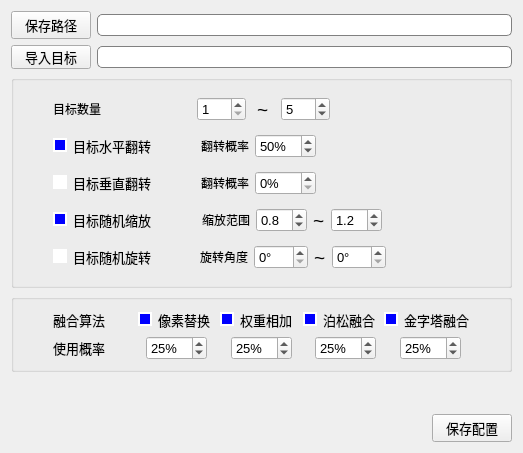
<?xml version="1.0" encoding="UTF-8"?>
<ui version="4.0">
 <class>Form</class>
 <widget class="QWidget" name="Form">
  <property name="geometry">
   <rect>
    <x>0</x>
    <y>0</y>
    <width>523</width>
    <height>453</height>
   </rect>
  </property>
  <property name="windowTitle">
   <string>Form</string>
  </property>
  <layout class="QVBoxLayout" name="verticalLayout_3" stretch="1,1,6,2,1,1">
   <item>
    <layout class="QHBoxLayout" name="horizontalLayout">
     <item>
      <widget class="QPushButton" name="pushButton_save_path">
       <property name="font">
        <font>
         <pointsize>10</pointsize>
        </font>
       </property>
       <property name="text">
        <string>保存路径</string>
       </property>
      </widget>
     </item>
     <item>
      <widget class="QLineEdit" name="lineEdit_6">
       <property name="minimumSize">
        <size>
         <width>0</width>
         <height>22</height>
        </size>
       </property>
       <property name="font">
        <font>
         <pointsize>10</pointsize>
        </font>
       </property>
       <property name="styleSheet">
        <string notr="true">border: 1px solid gray;
border-radius: 5px;</string>
       </property>
       <property name="readOnly">
        <bool>true</bool>
       </property>
      </widget>
     </item>
    </layout>
   </item>
   <item>
    <layout class="QHBoxLayout" name="horizontalLayout_2">
     <item>
      <widget class="QPushButton" name="pushButton_import_imgs">
       <property name="sizePolicy">
        <sizepolicy hsizetype="Minimum" vsizetype="Maximum">
         <horstretch>0</horstretch>
         <verstretch>0</verstretch>
        </sizepolicy>
       </property>
       <property name="minimumSize">
        <size>
         <width>40</width>
         <height>0</height>
        </size>
       </property>
       <property name="maximumSize">
        <size>
         <width>16777215</width>
         <height>24</height>
        </size>
       </property>
       <property name="sizeIncrement">
        <size>
         <width>0</width>
         <height>24</height>
        </size>
       </property>
       <property name="font">
        <font>
         <pointsize>10</pointsize>
        </font>
       </property>
       <property name="toolTip">
        <string>打开目录</string>
       </property>
       <property name="text">
        <string>导入目标</string>
       </property>
       <property name="icon">
        <iconset>
         <normaloff>images/icon_30.png</normaloff>images/icon_30.png</iconset>
       </property>
       <property name="iconSize">
        <size>
         <width>20</width>
         <height>20</height>
        </size>
       </property>
      </widget>
     </item>
     <item>
      <widget class="QLineEdit" name="lineEdit_7">
       <property name="minimumSize">
        <size>
         <width>0</width>
         <height>22</height>
        </size>
       </property>
       <property name="font">
        <font>
         <pointsize>10</pointsize>
        </font>
       </property>
       <property name="styleSheet">
        <string notr="true">border: 1px solid gray;
border-radius: 5px;</string>
       </property>
       <property name="readOnly">
        <bool>true</bool>
       </property>
      </widget>
     </item>
    </layout>
   </item>
   <item>
    <widget class="QGroupBox" name="groupBox_2">
     <property name="title">
      <string/>
     </property>
     <layout class="QVBoxLayout" name="verticalLayout_2">
      <item>
       <layout class="QHBoxLayout" name="horizontalLayout_13" stretch="0,4,1,1,1,6">
        <property name="leftMargin">
         <number>30</number>
        </property>
        <property name="rightMargin">
         <number>35</number>
        </property>
        <item>
         <widget class="QLabel" name="label_14">
          <property name="text">
           <string>目标数量</string>
          </property>
         </widget>
        </item>
        <item>
         <spacer name="horizontalSpacer_19">
          <property name="orientation">
           <enum>Qt::Horizontal</enum>
          </property>
          <property name="sizeHint" stdset="0">
           <size>
            <width>40</width>
            <height>20</height>
           </size>
          </property>
         </spacer>
        </item>
        <item>
         <widget class="QSpinBox" name="spinBox_20">
          <property name="font">
           <font>
            <pointsize>10</pointsize>
           </font>
          </property>
          <property name="suffix">
           <string/>
          </property>
          <property name="minimum">
           <number>1</number>
          </property>
          <property name="maximum">
           <number>100</number>
          </property>
         </widget>
        </item>
        <item alignment="Qt::AlignHCenter">
         <widget class="QLabel" name="label_15">
          <property name="font">
           <font>
            <pointsize>14</pointsize>
           </font>
          </property>
          <property name="text">
           <string>~</string>
          </property>
         </widget>
        </item>
        <item>
         <widget class="QSpinBox" name="spinBox_21">
          <property name="font">
           <font>
            <pointsize>10</pointsize>
           </font>
          </property>
          <property name="suffix">
           <string/>
          </property>
          <property name="minimum">
           <number>1</number>
          </property>
          <property name="maximum">
           <number>100</number>
          </property>
          <property name="value">
           <number>5</number>
          </property>
         </widget>
        </item>
        <item>
         <spacer name="horizontalSpacer_20">
          <property name="orientation">
           <enum>Qt::Horizontal</enum>
          </property>
          <property name="sizeHint" stdset="0">
           <size>
            <width>40</width>
            <height>20</height>
           </size>
          </property>
         </spacer>
        </item>
       </layout>
      </item>
      <item>
       <layout class="QHBoxLayout" name="horizontalLayout_10" stretch="0,1,0,0,4">
        <property name="leftMargin">
         <number>30</number>
        </property>
        <property name="rightMargin">
         <number>12</number>
        </property>
        <item>
         <widget class="QCheckBox" name="checkBox_pix_3">
          <property name="font">
           <font>
            <pointsize>10</pointsize>
           </font>
          </property>
          <property name="styleSheet">
           <string notr="true">QCheckBox::indicator:checked {
    background-color:       blue;
    border:                 2px solid white;  
}

QCheckBox::indicator:unchecked {
    background-color:      white;
    border:                 2px solid white;  
}</string>
          </property>
          <property name="text">
           <string>目标水平翻转</string>
          </property>
          <property name="checked">
           <bool>true</bool>
          </property>
         </widget>
        </item>
        <item>
         <spacer name="horizontalSpacer_12">
          <property name="orientation">
           <enum>Qt::Horizontal</enum>
          </property>
          <property name="sizeHint" stdset="0">
           <size>
            <width>40</width>
            <height>20</height>
           </size>
          </property>
         </spacer>
        </item>
        <item>
         <widget class="QLabel" name="label_10">
          <property name="text">
           <string>翻转概率</string>
          </property>
         </widget>
        </item>
        <item>
         <widget class="QSpinBox" name="spinBox_16">
          <property name="font">
           <font>
            <pointsize>10</pointsize>
           </font>
          </property>
          <property name="suffix">
           <string>%</string>
          </property>
          <property name="maximum">
           <number>100</number>
          </property>
          <property name="value">
           <number>50</number>
          </property>
         </widget>
        </item>
        <item>
         <spacer name="horizontalSpacer_18">
          <property name="orientation">
           <enum>Qt::Horizontal</enum>
          </property>
          <property name="sizeHint" stdset="0">
           <size>
            <width>40</width>
            <height>20</height>
           </size>
          </property>
         </spacer>
        </item>
       </layout>
      </item>
      <item>
       <layout class="QHBoxLayout" name="horizontalLayout_12" stretch="0,1,0,0,4">
        <property name="leftMargin">
         <number>30</number>
        </property>
        <property name="rightMargin">
         <number>12</number>
        </property>
        <item>
         <widget class="QCheckBox" name="checkBox_pix_5">
          <property name="font">
           <font>
            <pointsize>10</pointsize>
           </font>
          </property>
          <property name="styleSheet">
           <string notr="true">QCheckBox::indicator:checked {
    background-color:       blue;
    border:                 2px solid white;  
}

QCheckBox::indicator:unchecked {
    background-color:      white;
    border:                 2px solid white;  
}</string>
          </property>
          <property name="text">
           <string>目标垂直翻转</string>
          </property>
          <property name="checked">
           <bool>false</bool>
          </property>
         </widget>
        </item>
        <item>
         <spacer name="horizontalSpacer_16">
          <property name="orientation">
           <enum>Qt::Horizontal</enum>
          </property>
          <property name="sizeHint" stdset="0">
           <size>
            <width>40</width>
            <height>20</height>
           </size>
          </property>
         </spacer>
        </item>
        <item>
         <widget class="QLabel" name="label_11">
          <property name="text">
           <string>翻转概率</string>
          </property>
         </widget>
        </item>
        <item>
         <widget class="QSpinBox" name="spinBox_17">
          <property name="font">
           <font>
            <pointsize>10</pointsize>
           </font>
          </property>
          <property name="suffix">
           <string>%</string>
          </property>
          <property name="maximum">
           <number>100</number>
          </property>
         </widget>
        </item>
        <item>
         <spacer name="horizontalSpacer_17">
          <property name="orientation">
           <enum>Qt::Horizontal</enum>
          </property>
          <property name="sizeHint" stdset="0">
           <size>
            <width>40</width>
            <height>20</height>
           </size>
          </property>
         </spacer>
        </item>
       </layout>
      </item>
      <item>
       <layout class="QHBoxLayout" name="horizontalLayout_9" stretch="0,2,0,0,0,0,4">
        <property name="leftMargin">
         <number>30</number>
        </property>
        <property name="rightMargin">
         <number>30</number>
        </property>
        <item>
         <widget class="QCheckBox" name="checkBox_pix_2">
          <property name="font">
           <font>
            <pointsize>10</pointsize>
           </font>
          </property>
          <property name="styleSheet">
           <string notr="true">QCheckBox::indicator:checked {
    background-color:       blue;
    border:                 2px solid white;  
}

QCheckBox::indicator:unchecked {
    background-color:      white;
    border:                 2px solid white;  
}</string>
          </property>
          <property name="text">
           <string>目标随机缩放</string>
          </property>
          <property name="checked">
           <bool>true</bool>
          </property>
         </widget>
        </item>
        <item>
         <spacer name="horizontalSpacer_10">
          <property name="orientation">
           <enum>Qt::Horizontal</enum>
          </property>
          <property name="sizeHint" stdset="0">
           <size>
            <width>40</width>
            <height>20</height>
           </size>
          </property>
         </spacer>
        </item>
        <item>
         <widget class="QLabel" name="label_9">
          <property name="text">
           <string>缩放范围</string>
          </property>
         </widget>
        </item>
        <item>
         <widget class="QDoubleSpinBox" name="doubleSpinBox_14">
          <property name="minimumSize">
           <size>
            <width>51</width>
            <height>0</height>
           </size>
          </property>
          <property name="font">
           <font>
            <pointsize>10</pointsize>
           </font>
          </property>
          <property name="decimals">
           <number>1</number>
          </property>
          <property name="maximum">
           <double>5.000000000000000</double>
          </property>
          <property name="singleStep">
           <double>0.100000000000000</double>
          </property>
          <property name="value">
           <double>0.800000000000000</double>
          </property>
         </widget>
        </item>
        <item alignment="Qt::AlignHCenter">
         <widget class="QLabel" name="label_8">
          <property name="font">
           <font>
            <pointsize>14</pointsize>
           </font>
          </property>
          <property name="text">
           <string>~</string>
          </property>
         </widget>
        </item>
        <item>
         <widget class="QDoubleSpinBox" name="doubleSpinBox_15">
          <property name="minimumSize">
           <size>
            <width>51</width>
            <height>0</height>
           </size>
          </property>
          <property name="font">
           <font>
            <pointsize>10</pointsize>
           </font>
          </property>
          <property name="decimals">
           <number>1</number>
          </property>
          <property name="maximum">
           <double>5.000000000000000</double>
          </property>
          <property name="singleStep">
           <double>0.100000000000000</double>
          </property>
          <property name="value">
           <double>1.200000000000000</double>
          </property>
         </widget>
        </item>
        <item>
         <spacer name="horizontalSpacer_11">
          <property name="orientation">
           <enum>Qt::Horizontal</enum>
          </property>
          <property name="sizeHint" stdset="0">
           <size>
            <width>40</width>
            <height>20</height>
           </size>
          </property>
         </spacer>
        </item>
       </layout>
      </item>
      <item>
       <layout class="QHBoxLayout" name="horizontalLayout_11" stretch="0,2,0,0,0,0,4">
        <property name="leftMargin">
         <number>30</number>
        </property>
        <property name="rightMargin">
         <number>30</number>
        </property>
        <item>
         <widget class="QCheckBox" name="checkBox_pix_4">
          <property name="font">
           <font>
            <pointsize>10</pointsize>
           </font>
          </property>
          <property name="styleSheet">
           <string notr="true">QCheckBox::indicator:checked {
    background-color:       blue;
    border:                 2px solid white;  
}

QCheckBox::indicator:unchecked {
    background-color:      white;
    border:                 2px solid white;  
}</string>
          </property>
          <property name="text">
           <string>目标随机旋转</string>
          </property>
          <property name="checked">
           <bool>false</bool>
          </property>
         </widget>
        </item>
        <item>
         <spacer name="horizontalSpacer_14">
          <property name="orientation">
           <enum>Qt::Horizontal</enum>
          </property>
          <property name="sizeHint" stdset="0">
           <size>
            <width>40</width>
            <height>20</height>
           </size>
          </property>
         </spacer>
        </item>
        <item>
         <widget class="QLabel" name="label_12">
          <property name="text">
           <string>旋转角度</string>
          </property>
         </widget>
        </item>
        <item>
         <widget class="QSpinBox" name="spinBox_18">
          <property name="font">
           <font>
            <pointsize>10</pointsize>
           </font>
          </property>
          <property name="suffix">
           <string>°</string>
          </property>
          <property name="maximum">
           <number>360</number>
          </property>
         </widget>
        </item>
        <item alignment="Qt::AlignHCenter">
         <widget class="QLabel" name="label_13">
          <property name="font">
           <font>
            <pointsize>14</pointsize>
           </font>
          </property>
          <property name="text">
           <string>~</string>
          </property>
         </widget>
        </item>
        <item>
         <widget class="QSpinBox" name="spinBox_19">
          <property name="font">
           <font>
            <pointsize>10</pointsize>
           </font>
          </property>
          <property name="suffix">
           <string>°</string>
          </property>
          <property name="maximum">
           <number>360</number>
          </property>
         </widget>
        </item>
        <item>
         <spacer name="horizontalSpacer_15">
          <property name="orientation">
           <enum>Qt::Horizontal</enum>
          </property>
          <property name="sizeHint" stdset="0">
           <size>
            <width>40</width>
            <height>20</height>
           </size>
          </property>
         </spacer>
        </item>
       </layout>
      </item>
     </layout>
    </widget>
   </item>
   <item>
    <widget class="QGroupBox" name="groupBox">
     <property name="title">
      <string/>
     </property>
     <layout class="QVBoxLayout" name="verticalLayout">
      <item>
       <layout class="QHBoxLayout" name="horizontalLayout_4" stretch="0,0,0,0,0">
        <property name="leftMargin">
         <number>30</number>
        </property>
        <property name="rightMargin">
         <number>30</number>
        </property>
        <item>
         <widget class="QLabel" name="label">
          <property name="font">
           <font>
            <pointsize>10</pointsize>
           </font>
          </property>
          <property name="text">
           <string>融合算法</string>
          </property>
         </widget>
        </item>
        <item alignment="Qt::AlignHCenter">
         <widget class="QCheckBox" name="checkBox_pix">
          <property name="font">
           <font>
            <pointsize>10</pointsize>
           </font>
          </property>
          <property name="styleSheet">
           <string notr="true">QCheckBox::indicator:checked {
    background-color:       blue;
    border:                 2px solid white;  
}

QCheckBox::indicator:unchecked {
    background-color:      white;
    border:                 2px solid white;  
}</string>
          </property>
          <property name="text">
           <string>像素替换</string>
          </property>
          <property name="checked">
           <bool>true</bool>
          </property>
         </widget>
        </item>
        <item alignment="Qt::AlignHCenter">
         <widget class="QCheckBox" name="checkBox_weight_2">
          <property name="font">
           <font>
            <pointsize>10</pointsize>
           </font>
          </property>
          <property name="styleSheet">
           <string notr="true">QCheckBox::indicator:checked {
    background-color:       blue;
    border:                 2px solid white;  
}

QCheckBox::indicator:unchecked {
    background-color:      white;
    border:                 2px solid white;  
}</string>
          </property>
          <property name="text">
           <string>权重相加</string>
          </property>
          <property name="checked">
           <bool>true</bool>
          </property>
         </widget>
        </item>
        <item alignment="Qt::AlignHCenter">
         <widget class="QCheckBox" name="checkBox_bosong_2">
          <property name="font">
           <font>
            <pointsize>10</pointsize>
           </font>
          </property>
          <property name="styleSheet">
           <string notr="true">QCheckBox::indicator:checked {
    background-color:       blue;
    border:                 2px solid white;  
}

QCheckBox::indicator:unchecked {
    background-color:      white;
    border:                 2px solid white;  
}</string>
          </property>
          <property name="text">
           <string>泊松融合</string>
          </property>
          <property name="checked">
           <bool>true</bool>
          </property>
         </widget>
        </item>
        <item alignment="Qt::AlignHCenter">
         <widget class="QCheckBox" name="checkBox_pyramid">
          <property name="font">
           <font>
            <pointsize>10</pointsize>
           </font>
          </property>
          <property name="styleSheet">
           <string notr="true">QCheckBox::indicator:checked {
    background-color:       blue;
    border:                 2px solid white;  
}

QCheckBox::indicator:unchecked {
    background-color:      white;
    border:                 2px solid white;  
}</string>
          </property>
          <property name="text">
           <string>金字塔融合</string>
          </property>
          <property name="checked">
           <bool>true</bool>
          </property>
         </widget>
        </item>
       </layout>
      </item>
      <item>
       <layout class="QHBoxLayout" name="horizontalLayout_6" stretch="0,0,0,0,0">
        <property name="leftMargin">
         <number>30</number>
        </property>
        <property name="rightMargin">
         <number>30</number>
        </property>
        <item>
         <widget class="QLabel" name="label_2">
          <property name="font">
           <font>
            <pointsize>10</pointsize>
           </font>
          </property>
          <property name="text">
           <string>使用概率</string>
          </property>
         </widget>
        </item>
        <item alignment="Qt::AlignHCenter">
         <widget class="QSpinBox" name="spinBox_4">
          <property name="font">
           <font>
            <pointsize>10</pointsize>
           </font>
          </property>
          <property name="suffix">
           <string>%</string>
          </property>
          <property name="maximum">
           <number>100</number>
          </property>
          <property name="value">
           <number>25</number>
          </property>
         </widget>
        </item>
        <item alignment="Qt::AlignHCenter">
         <widget class="QSpinBox" name="spinBox_6">
          <property name="font">
           <font>
            <pointsize>10</pointsize>
           </font>
          </property>
          <property name="suffix">
           <string>%</string>
          </property>
          <property name="maximum">
           <number>100</number>
          </property>
          <property name="value">
           <number>25</number>
          </property>
         </widget>
        </item>
        <item alignment="Qt::AlignHCenter">
         <widget class="QSpinBox" name="spinBox_5">
          <property name="font">
           <font>
            <pointsize>10</pointsize>
           </font>
          </property>
          <property name="suffix">
           <string>%</string>
          </property>
          <property name="maximum">
           <number>100</number>
          </property>
          <property name="value">
           <number>25</number>
          </property>
         </widget>
        </item>
        <item alignment="Qt::AlignHCenter">
         <widget class="QSpinBox" name="spinBox_7">
          <property name="font">
           <font>
            <pointsize>10</pointsize>
           </font>
          </property>
          <property name="suffix">
           <string>%</string>
          </property>
          <property name="maximum">
           <number>100</number>
          </property>
          <property name="value">
           <number>25</number>
          </property>
         </widget>
        </item>
       </layout>
      </item>
     </layout>
    </widget>
   </item>
   <item>
    <spacer name="verticalSpacer">
     <property name="orientation">
      <enum>Qt::Vertical</enum>
     </property>
     <property name="sizeHint" stdset="0">
      <size>
       <width>20</width>
       <height>40</height>
      </size>
     </property>
    </spacer>
   </item>
   <item>
    <layout class="QHBoxLayout" name="horizontalLayout_8">
     <property name="rightMargin">
      <number>0</number>
     </property>
     <item>
      <spacer name="horizontalSpacer">
       <property name="orientation">
        <enum>Qt::Horizontal</enum>
       </property>
       <property name="sizeHint" stdset="0">
        <size>
         <width>40</width>
         <height>20</height>
        </size>
       </property>
      </spacer>
     </item>
     <item>
      <widget class="QPushButton" name="pushButton_save_path_2">
       <property name="font">
        <font>
         <pointsize>10</pointsize>
        </font>
       </property>
       <property name="text">
        <string>保存配置</string>
       </property>
      </widget>
     </item>
    </layout>
   </item>
  </layout>
 </widget>
 <resources/>
 <connections/>
</ui>
